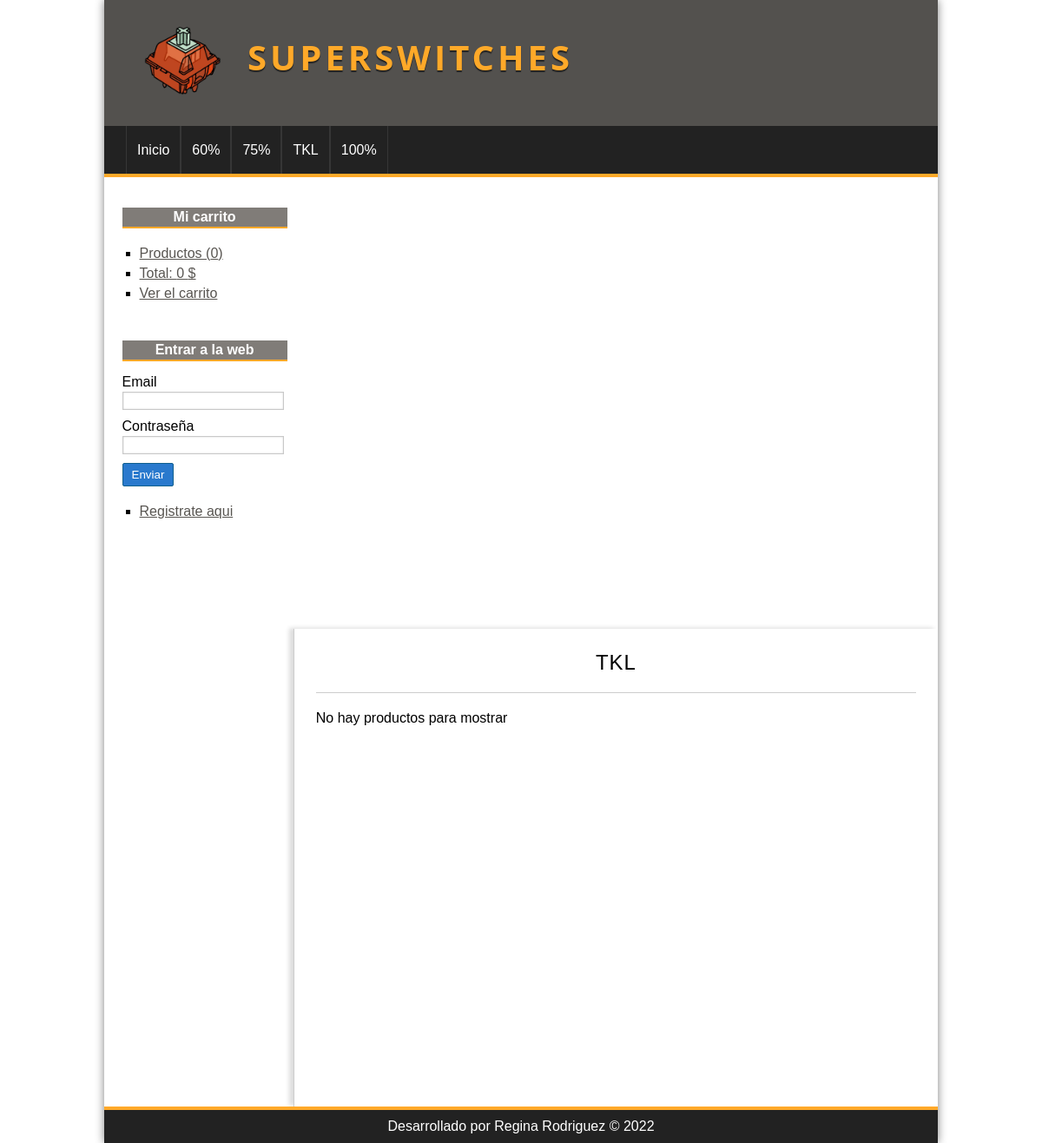
The app's page /categoria/ver&id=2 with its own data.
### tables this page shows
CREATE TABLE categorias(
id              int(255) auto_increment not null,
nombre          varchar(100) not null,
CONSTRAINT pk_categorias PRIMARY KEY(id)
);

### src/config/db.php (called while the page is built)
<?php
class Database{
	public static function connect(){
		$db = new mysqli('localhost', 'root', '', 'superswitchesdb');
		$db->query("SET NAMES 'utf8'");
		return $db;
	}
}

### src/helpers/utils.php (called while the page is built, shortened)
<?php
class Utils{
	public static function showCategorias(){
		require_once 'src/models/categoria.php';
		$categoria = new Categoria();
		$categorias = $categoria->getAll();
		return $categorias;
	}
}

### src/models/categoria.php (called while the page is built, shortened)
<?php
class Categoria{
	private $id;
	private $db;
	public function __construct() {
		$this->db = Database::connect();
	}
	function getId() {
		return $this->id;
	}
	function setId($id) {
		$this->id = $id;
	}
	public function getAll(){
		$categorias = $this->db->query("SELECT * FROM categorias ORDER BY id DESC;");
		return $categorias;
	}
	public function getOne(){
		$categoria = $this->db->query("SELECT * FROM categorias WHERE id={$this->getId()}");
		return $categoria->fetch_object();
	}
}

### src/controllers/CategoriaController.php (called while the page is built, shortened)
<?php
require_once 'src/models/categoria.php';
require_once 'src/models/producto.php';
class categoriaController{
	public function ver(){
		if(isset($_GET['id'])){
			$id = $_GET['id'];
			$categoria = new Categoria();
			$categoria->setId($id);
			$categoria = $categoria->getOne();
			$producto = new Producto();
			$producto->setCategoria_id($id);
			$productos = $producto->getAllCategory();
		}
		require_once 'src/views/categoria/ver.php';
	}
}

### src/models/producto.php (called while the page is built, shortened)
<?php
class Producto{
	private $categoria_id;
	private $db;
	public function __construct() {
		$this->db = Database::connect();
	}
	function getCategoria_id() {
		return $this->categoria_id;
	}
	function setCategoria_id($categoria_id) {
		$this->categoria_id = $categoria_id;
	}
	public function getAllCategory(){
		$sql = "SELECT p.*, c.nombre AS 'catnombre' FROM productos p "
				. "INNER JOIN categorias c ON c.id = p.categoria_id "
				. "WHERE p.categoria_id = {$this->getCategoria_id()} "
				. "ORDER BY id DESC";
		$productos = $this->db->query($sql);
		return $productos;
	}
}

### src/views/categoria/ver.php (the view, shortened to what this page needs)
<?php if (isset($categoria)): ?>
	<h1><?= $categoria->nombre ?></h1>
	<?php if ($productos->num_rows == 0): ?>
		<p>No hay productos para mostrar</p>
	<?php endif; ?>
<?php else: ?>
	<h1>La categoría no existe</h1>
<?php endif; ?>

### src/views/layout/header.php (shortened to what this page needs)
<!DOCTYPE HTML>
<html lang="es">
	<head>
		<link rel="stylesheet" href="<?=base_url?>src/assets/css/index.css" />
	</head>
	<body>
		<div id="container">
			<header id="header">
				<div id="logo">
				<img src="src/assets/img/logo.webp" alt="Logo de SuperSwitches" />
					<a href="<?=base_url?>">
          SuperSwitches
					</a>
				</div>
			</header>
			<?php $categorias = Utils::showCategorias(); ?>
			<nav id="menu">
				<ul>
					<li>
						<a href="<?=base_url?>">Inicio</a>
					</li>
					<?php while($cat = $categorias->fetch_object()): ?>
						<li>
							<a href="<?=base_url?>categoria/ver&id=<?=$cat->id?>"><?=$cat->nombre?></a>
						</li>
					<?php endwhile; ?>
				</ul>
			</nav>
			<div id="content">

### src/assets/css/index.css (style rules this page uses)
* { padding: 0; margin: 0; font-family: sans-serif, Helvetica, Arial; }
body { background: url(../img/bg.png); }
a { color: rgb(88 85 81); }
#container { width: 80%; margin: 0 auto; box-shadow: 0 0 10px gray; background: #53514e; }
#header { height: 145px; background: #53514e; }
#logo { padding: 20px; margin-left: 20px; float: left; }
#logo img { float: left; height: 100px; }
#logo a { float: left; font-size: 40px; letter-spacing: 4px; font-family: "Open Sans", Helvetica, Arial; text-transform: uppercase; color: #ffa929; font-weight: bold; text-decoration: none; margin-top: 18px; margin-left: 25px; text-shadow: 0 2px 1px #222; transition: all 300ms; }
#menu { clear: both; background: #222; color: white; height: 55px; border-bottom: 4px solid #ffa929; }
#menu ul { list-style: none; text-decoration: none; margin: 0 auto; margin-left: 25px; }
#menu ul li { line-height: 55px; float: left; border-right: 1px solid #363636; }
#menu a { display: block; color: white; text-decoration: none; padding-left: 12px; padding-right: 12px; transition: all 300ms; }
#menu a:first-child { border-left: 1px solid #363636; }
#content { margin: 0 auto; overflow: hidden; background: white; }
#central h1 { font-size: 24px; font-weight: normal; letter-spacing: 1px; text-align: center; border-bottom: 1px solid #ccc; margin-bottom: 20px; padding: 20px; padding-top: 0; }

### records on screen
categorias: nombre "60%"
categorias: nombre "75%"
categorias: nombre "TKL"
categorias: nombre "100%"

### other values on screen
$stats['count'] "0"
$stats['total'] "0"
